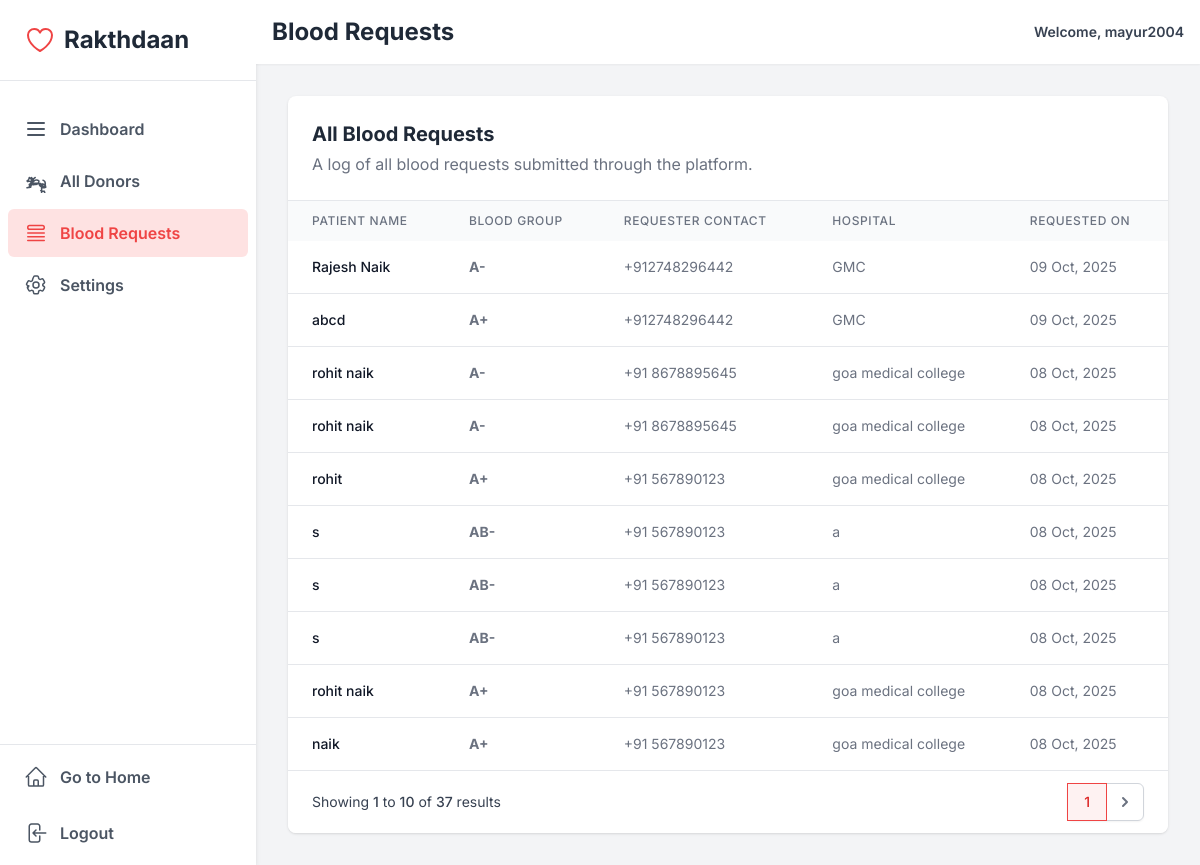
Before: /show_blood_requests/ (signed in) with the older database file.
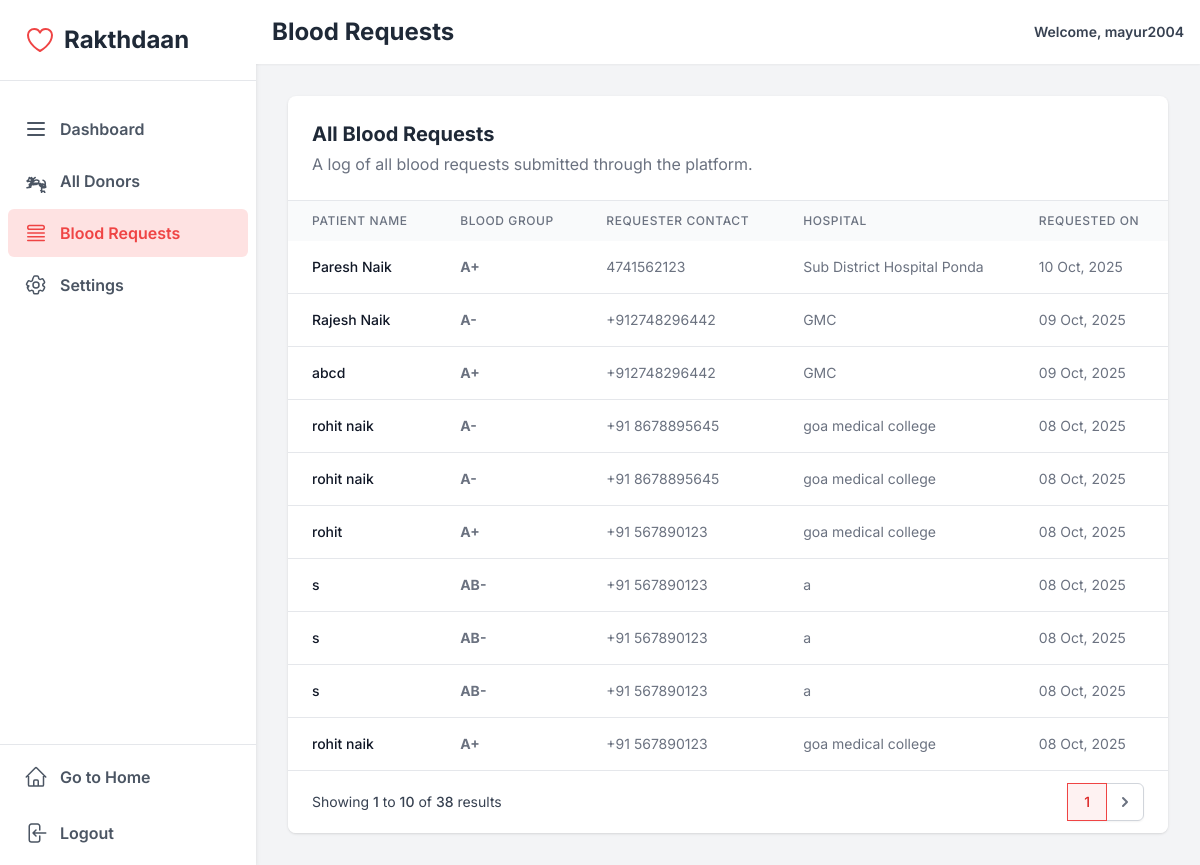
After: the same page with the newer database file.
### home/models.py (models this page shows)
class Request_Blood(models.Model):
    patient_name = models.CharField(max_length=100, null=False, blank=False)
    blood_group = models.CharField(
        max_length=3, choices=BloodGroup.choices, null=False, blank=False)
    contact_number = models.CharField(max_length=10, null=False, blank=False)
    hospital_name = models.CharField(max_length=100, null=False, blank=False)
    created_at = models.DateTimeField(auto_now_add=True)

### adminpanel/views.py (the view)
# urls.py: path('show_blood_requests/', show_blood_requests_view, name='show_blood_requests'),
@login_required
def show_blood_requests_view(request):
    if not request.user.is_staff:
        messages.error(request,"You do not have access to this page.")
        return redirect("/")
    request_list=Request_Blood.objects.all().order_by('-created_at')
    paginator = Paginator(request_list, 10)
    page_number =request.GET.get('page')
    display_page=paginator.get_page(page_number)
    context={'display_page':display_page}
    return render(request,"show_blood_requests.html",context)

### adminpanel/templates/show_blood_requests.html (shortened to what the changed rows need)
{% extends "base.html" %}
{% block start %}
<div>
    <script src="https://cdn.tailwindcss.com"></script>
    <div class="h-screen flex overflow-hidden bg-gray-100">
        <aside class="w-64 bg-white shadow-md hidden md:flex flex-col flex-shrink-0">
            <div class="p-6 flex items-center space-x-2 border-b">
                <h1 class="text-2xl font-bold text-gray-800">Rakthdaan</h1>
            </div>
        </aside>
        <div class="flex-1 flex flex-col overflow-y-auto">
            <header class="bg-white shadow-sm p-4 flex justify-between items-center sticky top-0 z-10">
                <h1 class="text-2xl font-bold text-gray-800">Blood Requests</h1>
            </header>
            <main class="flex-1 p-6 md:p-8">
                <div class="bg-white rounded-lg shadow overflow-hidden">
                    <div class="p-6 border-b">
                        <h2 class="text-xl font-bold text-gray-800">All Blood Requests</h2>
                    </div>
                    <div class="overflow-x-auto">
                        <table class="w-full">
                            <thead class="bg-gray-50">
                                <tr>
                                    <th class="px-6 py-3 text-left text-xs font-medium text-gray-500 uppercase tracking-wider">Patient Name</th>
                                    <th class="px-6 py-3 text-left text-xs font-medium text-gray-500 uppercase tracking-wider">Blood Group</th>
                                    <th class="px-6 py-3 text-left text-xs font-medium text-gray-500 uppercase tracking-wider">Requester Contact</th>
                                    <th class="px-6 py-3 text-left text-xs font-medium text-gray-500 uppercase tracking-wider">Hospital</th>
                                    <th class="px-6 py-3 text-left text-xs font-medium text-gray-500 uppercase tracking-wider">Requested On</th>
                                </tr>
                            </thead>
                            <tbody class="divide-y divide-gray-200">
                                {% for blood_request in display_page %}
                                <tr>
                                    <td class="px-6 py-4 whitespace-nowrap text-sm font-medium text-gray-900">{{ blood_request.patient_name }}</td>
                                    <td class="px-6 py-4 whitespace-nowrap text-sm text-gray-500 font-bold">{{ blood_request.blood_group }}</td>
                                    <td class="px-6 py-4 whitespace-nowrap text-sm text-gray-500">{{ blood_request.contact_number }}</td>
                                    <td class="px-6 py-4 whitespace-nowrap text-sm text-gray-500">{{ blood_request.hospital_name }}</td>
                                    <td class="px-6 py-4 whitespace-nowrap text-sm text-gray-500">{{ blood_request.created_at|date:"d M, Y" }}</td>
                                </tr>
                                {% empty %}
                                <tr>
                                    <td colspan="5" class="px-6 py-12 text-center text-gray-500">There have been no blood requests yet.</td>
                                </tr>
                                {% endfor %}
                            </tbody>
                        </table>
                    </div>
                       {% if display_page.has_other_pages %}
                    <div class="bg-white px-4 py-3 flex items-center justify-between border-t border-gray-200 sm:px-6">
                        <div class="hidden sm:flex-1 sm:flex sm:items-center sm:justify-between">
                            <div>
                                <p class="text-sm text-gray-700">
                                    Showing
                                    <span class="font-medium">{{ display_page.start_index }}</span>
                                    to
                                    <span class="font-medium">{{ display_page.end_index }}</span>
                                    of
                                    <span class="font-medium">{{ display_page.paginator.count }}</span>
                                    results
                                </p>
                            </div>
                            <div>
                                <nav class="relative z-0 inline-flex rounded-md shadow-sm -space-x-px" aria-label="Pagination">
                                    <a href="?page={{ display_page.number }}" aria-current="page" class="z-10 bg-red-50 border-red-500 text-red-600 relative inline-flex items-center px-4 py-2 border text-sm font-medium"> {{ display_page.number }} </a>
                                    {% if display_page.has_next %}
                                    <a href="?page={{ display_page.next_page_number }}" class="relative inline-flex items-center px-2 py-2 rounded-r-md border border-gray-300 bg-white text-sm font-medium text-gray-500 hover:bg-gray-50">
                                        <svg class="h-5 w-5" xmlns="http://www.w3.org/2000/svg" viewBox="0 0 20 20" fill="currentColor" aria-hidden="true"><path fill-rule="evenodd" d="M7.293 14.707a1 1 0 010-1.414L10.586 10 7.293 6.707a1 1 0 011.414-1.414l4 4a1 1 0 010 1.414l-4 4a1 1 0 01-1.414 0z" clip-rule="evenodd" /></svg>
                                    </a>
                                    {% endif %}
                                </nav>
                            </div>
                        </div>
                    </div>
                    {% endif %}
                </div>
            </main>
        </div>
    </div>
</div>
{% endblock %}

Changed rows visible on the page:
no longer on this page (row unchanged): Request_Blood: patient_name "naik", blood_group "A+", contact_number "+91 567890123", hospital_name "goa medical college", created_at "08 Oct, 2025"
added Request_Blood: patient_name "Paresh Naik", blood_group "A+", contact_number "4741562123", hospital_name "Sub District Hospital Ponda", created_at "10 Oct, 2025"
Other visible differences:
{{ display_page.paginator.count }}: "37" → "38"
